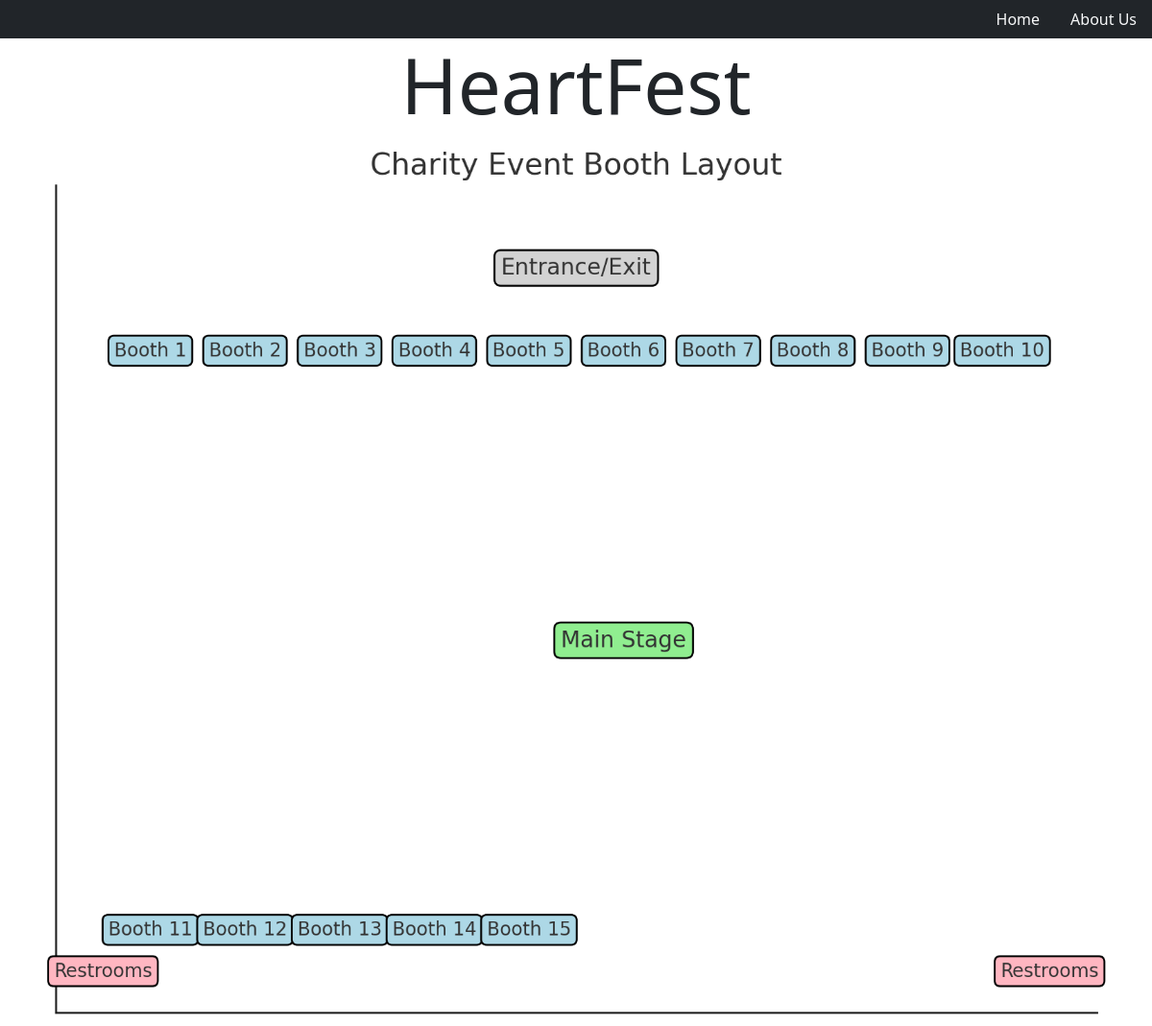
The app's page /, older data.
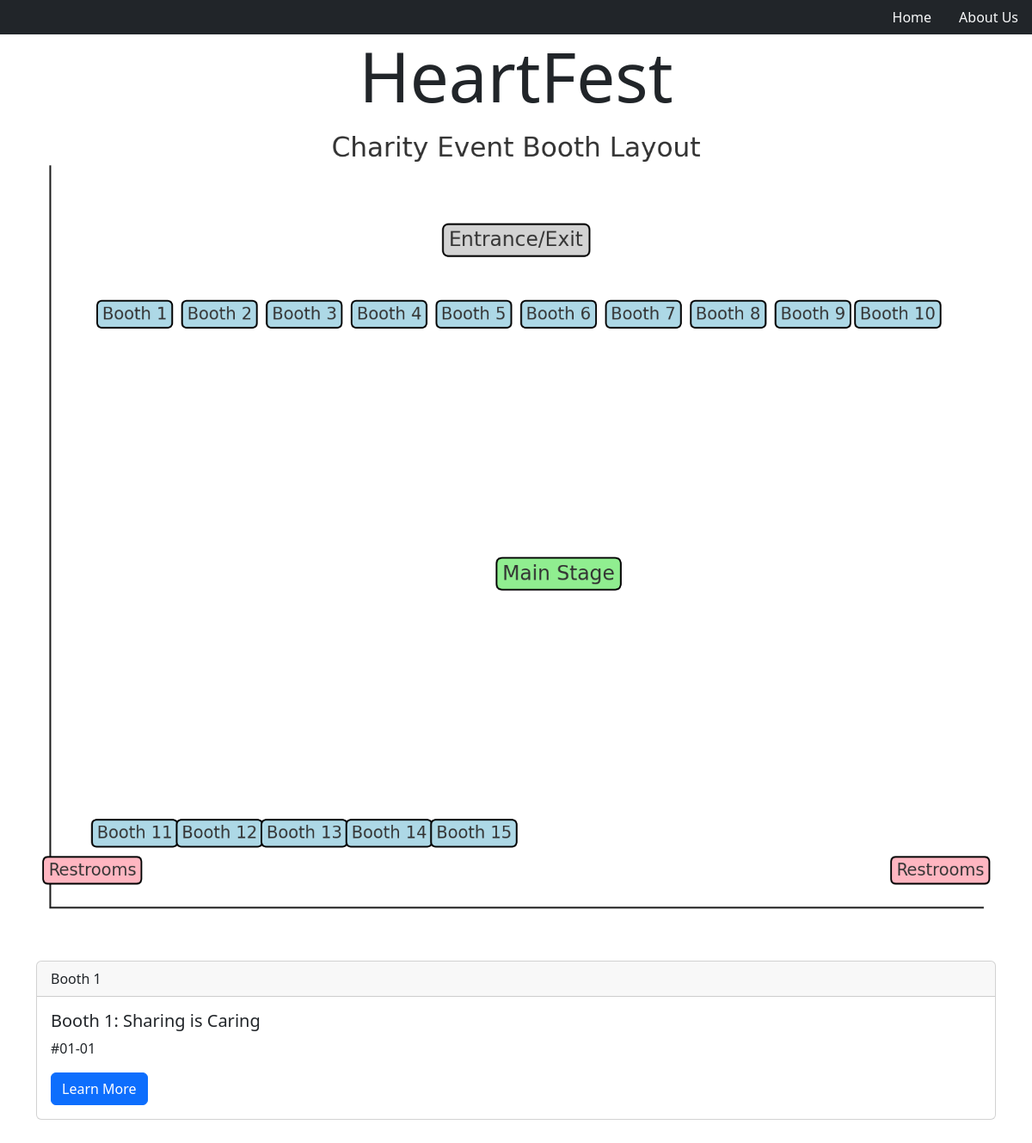
The same page, newer data.
### tables this page shows
CREATE TABLE events (
	id INTEGER PRIMARY KEY AUTOINCREMENT,
	name TEXT NOT NULL,
	location TEXT NOT NULL,
	contacts TEXT NOT NULL
);

### app.py (the view)
@app.route('/')
def index():
    conn = get_db_connection()
    events = conn.execute('SELECT * FROM events;')
    notis = conn.execute('SELECT * FROM notis;')
    return render_template('index.html',events=events, notis=notis)

### app.py (called while the page is built)
def get_db_connection():
    conn = sqlite3.connect('database.db')
    conn.row_factory = sqlite3.Row
    return conn

### templates/index.html (shortened to what this page needs)
<!DOCTYPE html>
<html lang="en">
<head>
	<link href="https://cdn.jsdelivr.net/npm/bootstrap@5.3.3/dist/css/bootstrap.min.css" rel="stylesheet"
>
</head>
<body>
	<nav class="nav justify-content-end bg-dark navbar-dark navbar-extend-lg">
		<a href="http://127.0.0.1:5000/" class="nav-link link-light">Home</a>
		<a href="" class="nav-link link-light">About Us</a>
	</nav>
	<div class="container">
		<h1 class="display-1 text-center">HeartFest</h1>
		<img src="{{ url_for('static', filename='media/map.png') }}" class="d-block w-100" alt="">
		{% for item in events %}
		<div class="card my-5">
			<div class="card-header">
				Booth {{ item['id'] }}
			</div>
			<div class="card-body">
				<h5 class="card-title">{{ item['name'] }}</h5>
				<p class="card-text">{{ item['location'] }}</p>
				<a href="http://127.0.0.1:5000/booth/{{ item['id'] }}" class="btn btn-primary">Learn
					More</a>
			</div>
		</div>
		{% endfor %}
	</div>
</body>
</html>

Row changes from the older to the newer data that the page shows:
added events: id "1", name "Booth 1: Sharing is Caring", location "#01-01"
